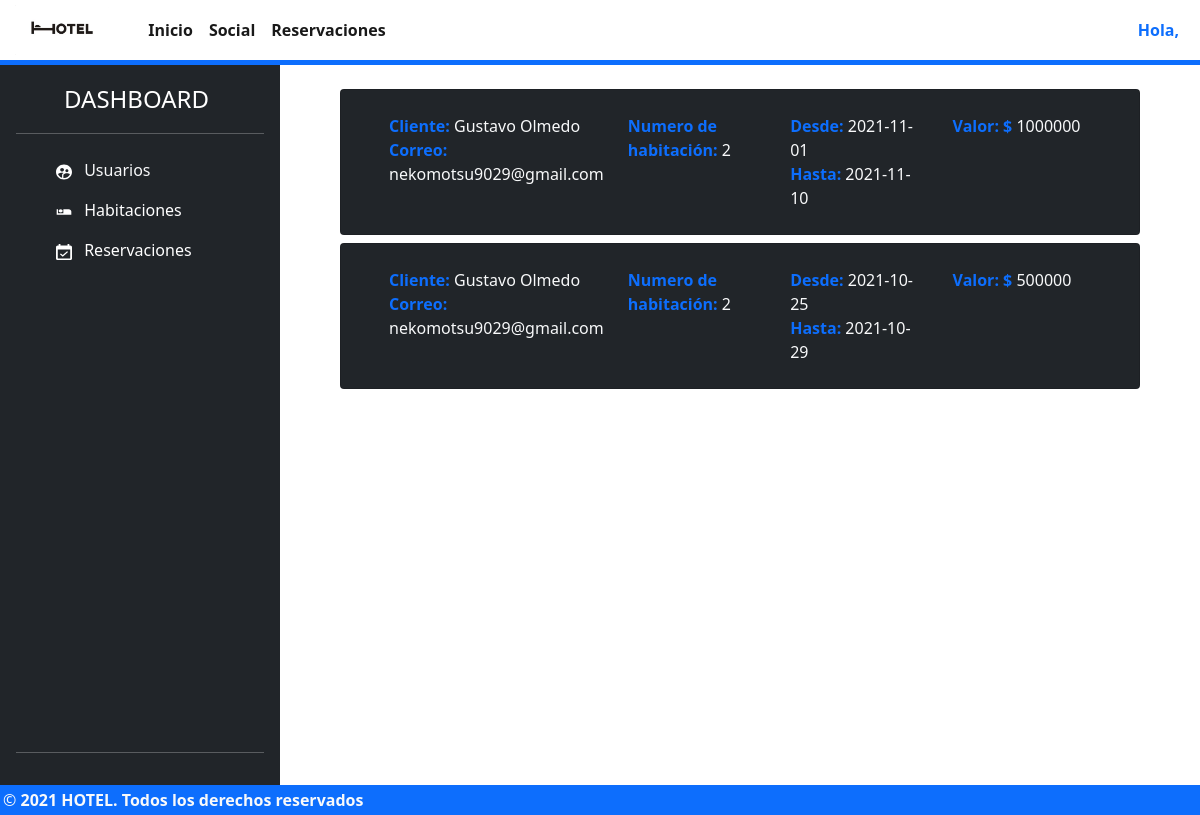
The page /dashboard/reservaciones on the database as committed earlier.
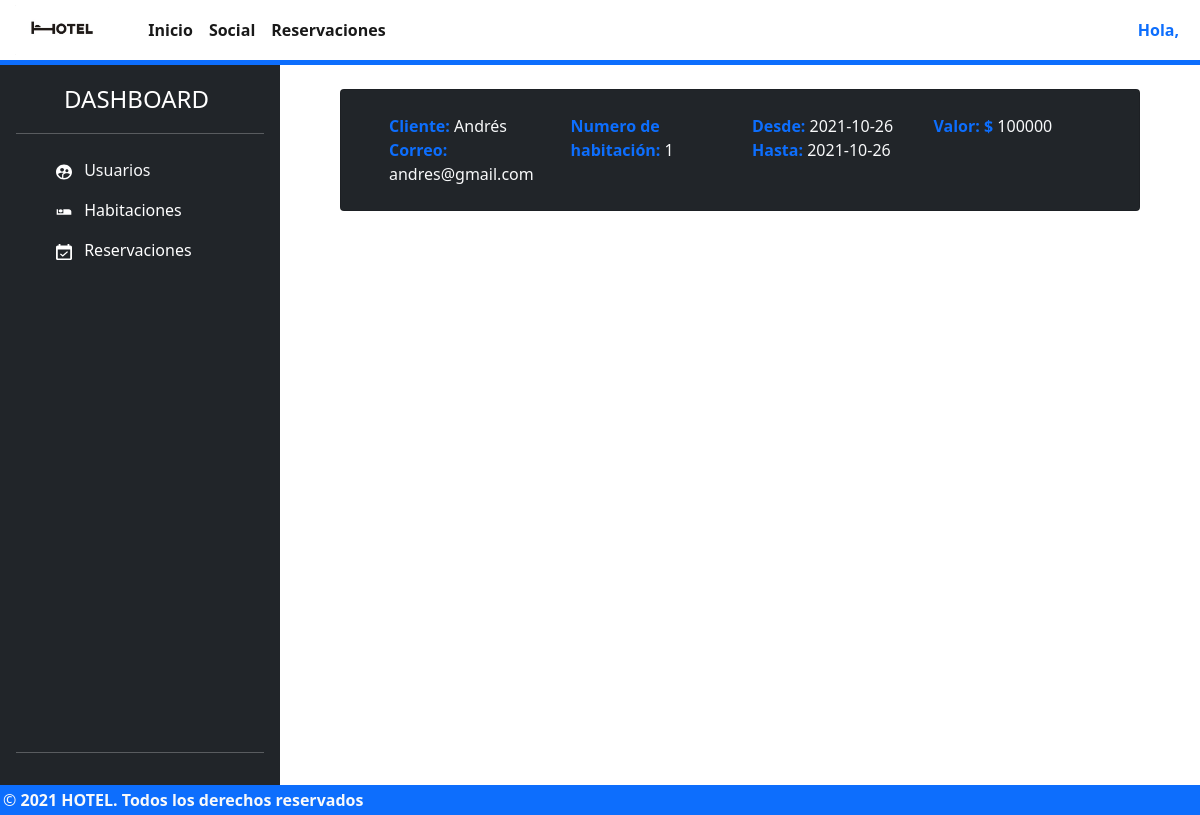
The same page on the database as committed later.
### tables this page shows
CREATE TABLE "reservation" (
	"id_user"	INTEGER NOT NULL,
	"id_room"	INTEGER NOT NULL,
	"startDate"	TEXT NOT NULL,
	"targetDate"	TEXT NOT NULL,
	"state"	INTEGER NOT NULL,
	FOREIGN KEY("id_room") REFERENCES "room",
	FOREIGN KEY("id_user") REFERENCES "user",
	PRIMARY KEY("id_user","id_room","startDate","targetDate")
);

CREATE TABLE "user" (
	"id_user"	INTEGER NOT NULL UNIQUE,
	"name"	TEXT NOT NULL,
	"role"	TEXT,
	"email"	TEXT NOT NULL UNIQUE,
	"password"	TEXT NOT NULL,
	PRIMARY KEY("id_user" AUTOINCREMENT)
);

### app.py (the view)
@app.route("/dashboard/reservaciones", methods=["GET", "POST"])
def dashboard_reservaciones_page():
    tempSession = getCurrentUser()
    conn=sqlite3.connect("hotel_db.db")
    cur = conn.cursor()
    cur.execute('select name, id_room, startDate, targetDate, email from reservation INNER JOIN user USING (id_user)')
    rows = cur.fetchall()
    conn.close()
    length = len(rows)
    rows=list(rows)[::-1]
    newRows= map(addPrice, rows)
    return render_template('reservations.dashboard.html',len=length, rows=newRows, session = {"login": tempSession["login"], "user": tempSession["user"]})

### app.py (called while the page is built)
def getCurrentUser():
    if 'email' in session:
        email = session['email']
        db = sqlite3.connect('hotel_db.db')
        sentencia = "SELECT * FROM user where email='"+email+"'"
        cursor = db.cursor()
        cursor.execute(sentencia)
        data = cursor.fetchall()
        db.close()
        if(len(data) > 0):
            user = {
            "id": data[0][0],
            "name": data[0][1],
            "role": data[0][2],
            "email": data[0][3]
            }
            return {
                "login": 1,
                "user": user
            }
        else:
            return {
                "login": 0,
                "user": ""
            }
    else:
        return {
            "login": 0,
            "user": ""
        }

def addPrice(row):
    vec = list(row)
    print(f'xxxxxxxxx', row[2])
    start = row[2].split("-")
    end = row[3].split("-")
    print(f'xxxxxxxxx', start, end)
    d0 = date(int(start[0]), int(start[1]), int(start[2]))
    d1 = date(int(end[0]), int(end[1]), int(end[2]))
    delta = d1 - d0
    print("XXXXXXXXXXXXXXXXX vec: ", vec)
    vec.append((delta.days+1)*100000)
    return vec

@app.before_request
def cargarSelect():
    tempSession = getCurrentUser()
    logged = tempSession["login"]
    user = tempSession["user"]
    if logged==0 and request.endpoint in ["feed_page", "dashboard_page", "dashboard_habitacion_page", "dashboard_admin_page", "dashboard_admin_create","dashboard_admin_delete"]:
        return redirect(url_for("index"))
    if logged==1:
        if user["role"]=="usuario" and request.endpoint in ["dashboard_page", "dashboard_habitacion_page", "dashboard_admin_page", "dashboard_admin_create","dashboard_admin_delete"]:
            return redirect(url_for("index"))
    if logged==1:
        if user["role"]!="superadmin" and request.endpoint in ["dashboard_admin_page", "dashboard_admin_create", "dashboard_admin_delete"]:
            return redirect(url_for("index"))

### templates/reservations.dashboard.html (shortened to what this page needs)
{% macro miCard(name="xxxxx",number=000, startDate='xxxx-xx-xx', targetDate='xxxx-xx-xx', email="xxx@xxx.com",price=0) -%}
<div class="card bg-dark text-light m-2 p-4">
    <div class="container">
        <div class="row">
            <div class="col">
                <div>
                    <strong class="text-primary">Cliente: </strong>{{name}}
                </div>
                <div>
                    <strong class="text-primary">Correo: </strong>{{email}}
                </div>
            </div>
            <div class="col"><strong class="text-primary">Numero de habitación: </strong>{{number}}</div>
            <div class="col">
                <div>
                    <div>
                        <strong class="text-primary">Desde: </strong> {{startDate}}
                    </div>
                    <div>
                        <strong class="text-primary">Hasta: </strong> {{targetDate}}
                    </div>
                </div>
            </strong></div>
            <div class="col"><strong class="text-primary">Valor: $ </strong> {{price}}</div>
        </div>
    </div>
</div>
{%- endmacro %}
{% extends 'models/dashboard.html' %}
{% block contentdash %}
 <div class="container">
    {% if len>0 %}
        {% for item in rows %}
            {{miCard(item[0],item[1],item[2],item[3],item[4], item[5])}}
        {% endfor %}
    {% else %}
        <div class="alert alert-danger mt-4 text-center">
            Usted no tiene reservaciones
        </div>
    {% endif %}
 </div>
{% endblock contentdash %}

### templates/models/dashboard.html (shortened to what this page needs)
{% extends 'models/loggedIn.model.html' %}  {% block stylecdn %}
<link
  rel="stylesheet"
  href="{{ url_for('static', filename = 'css/dashboard.css') }}"
/>{% endblock stylecdn %} {% block content %}
<div class="container-fluid dashboardDiv">
  <div class="row">
    <div
      class="d-flex flex-column flex-shrink-0 p-3 text-white bg-dark col-2"
      style="width: 280px"
    >
      <a
        href="/dashboard"
        class="
          d-flex
          align-items-center
          mb-3 mb-md-0
          me-md-auto
          text-white text-decoration-none
        "
      >
        <svg class="bi me-2" width="40" height="32">
          <use xlink:href="#bootstrap"></use>
        </svg>
        <span class="fs-4">DASHBOARD</span>
      </a>
      <hr />
      <ul class="nav nav-pills flex-column mb-auto ms-4">
        <li class="nav-item">
          <div class="d-flex">
            <a
              href="/dashboard/usuario"
              class="nav-link text-light"
              aria-current="page"
            >
              Usuarios
            </a>
          </div>
        </li>
        <li>
          <div class="d-flex flex-row">
            <a href="/dashboard/habitaciones" class="nav-link text-white">
              Habitaciones
            </a>
          </div>
        </li>
        <li>
          <div class="d-flex flex-row">
            <a href="/dashboard/reservaciones" class="nav-link text-white">
              Reservaciones
            </a>
          </div>
        </li>
      </ul>
      <hr />
    </div>
    <div class="container col m-3">
      {% block contentdash %} {% endblock contentdash %}
    </div>
  </div>
</div>
{% endblock content %}

### templates/models/loggedIn.model.html (shortened to what this page needs)
<!DOCTYPE html>
<html lang="en">
  <head>
    <link rel="stylesheet" href="../../static/css/main.model.css" />
    <link
      href="https://cdn.jsdelivr.net/npm/bootstrap@5.1.3/dist/css/bootstrap.min.css"
      rel="stylesheet"
    />
    {% block stylecdn %} {% endblock stylecdn %}
  </head>
  <body>
    <main class="contentMain">
      <nav
        class="
          navbar navbar-expand-lg navbar-light
          m-0
          p-0
          border-bottom border-primary border-5
        "
      >
        <div class="container-fluid m-0 p-0">
          <a class="navbar-brand" href="#"
            ><img
            src="{{ url_for('static', filename = 'images/33318-3-hotel-hd-thumb.png') }}"
              alt=""
              height="50px"
          /></a>
          <div
            class="collapse navbar-collapse d-flex justify-content-between"
            id="navbarNav"
          >
            <ul class="navbar-nav">
              <li class="nav-item">
                <a class="nav-link active"  href="/"
                  ><strong>Inicio</strong></a
                >
              </li>
              <li class="nav-item">
                <a class="nav-link active"  href="/feed"
                  ><strong>Social</strong></a
                >
              </li>
              <li class="nav-item">
                <a class="nav-link active"  href="/reservation"
                  ><strong>Reservaciones</strong></a
                >
              </li>
            </ul>
            <div class="">
              <button
                class="btn text-primary me-2"
                type="button"
                data-bs-toggle="offcanvas"
                data-bs-target="#offcanvasRight"
                aria-controls="offcanvasRight"
              >
                <strong>Hola, {{session.user.name}}</strong>
              </button>
            </div>
          </div>
        </div>
      </nav>
      {% block content %} {% endblock content %}
    </main>
    <footer class="footerMain bg-primary">
      <div class="bg-primary text-light">
        <span
          >©<strong> 2021 HOTEL. Todos los derechos reservados</strong></span
        >
      </div>
    </footer>
  </body>
</html>

### static/css/main.model.css (style rules this page uses)
html,body { min-height: 100vh !important; }
main { min-height: 96vh; }
a:link, a:visited, a:active { text-decoration:none; }
.footerMain { min-height: 3vh; bottom: 0px; padding: 3px; }

### static/css/dashboard.css (style rules this page uses)
.dashboardDiv>.row { min-height: 90vh !important; }

Rows that differ between the two databases and show on the page:
removed reservation: id_room "2", startDate "2021-11-01", targetDate "2021-11-10", price "1000000"
no longer on this page (row edited): user: name "Gustavo Olmedo", email "nekomotsu9029@gmail.com"
removed reservation: id_room "2", startDate "2021-10-25", targetDate "2021-10-29", price "500000"
added reservation: number "1", startDate "2021-10-26", targetDate "2021-10-26", price "100000"
now on this page (row edited): user: name "Andrés", email "andres@gmail.com"
